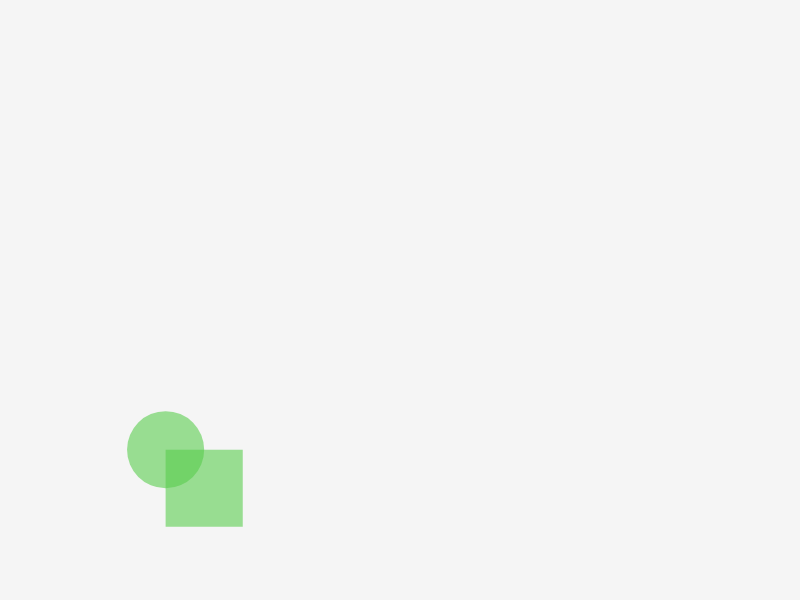
Frame 1 (no input)
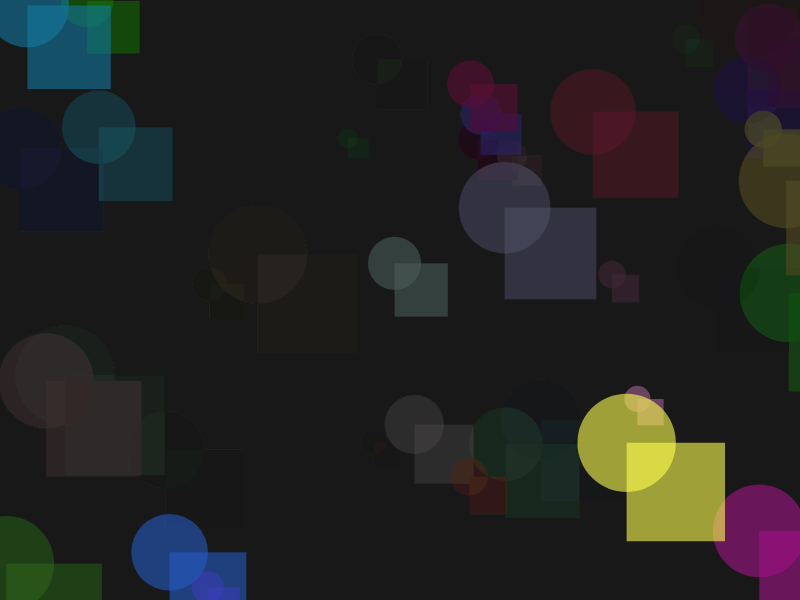
Frame 60 (no input)
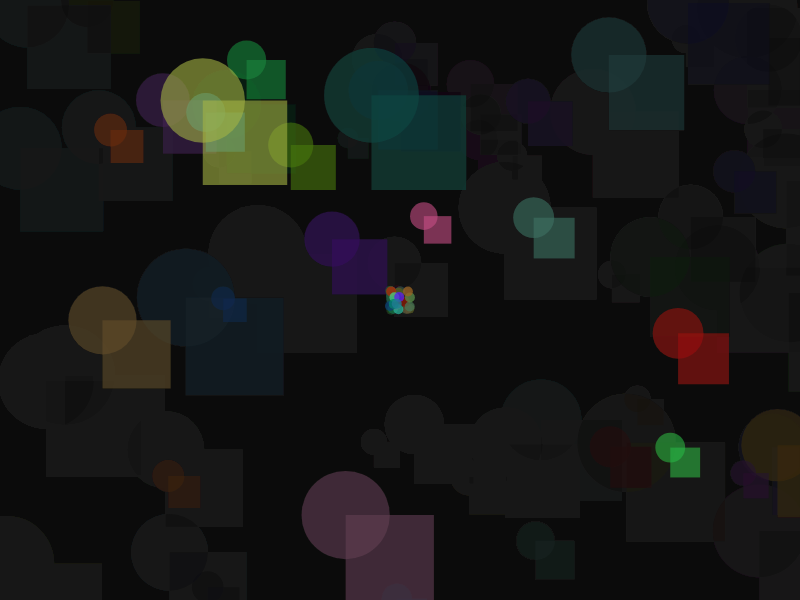
Frame 120 (the mouse pressed at the canvas centre since frame 60)

The p5.js sketch that drew these frames (run headless with seeded random() and noise() and a simulated clock; from frame 60 on, the mouse is pressed at the canvas centre):

// p5.js sketch
// ── sketch.js
function setup() {
  createCanvas(800, 600);
  noStroke();
}

function draw() {

  fill(0, 10); 
  rect(0, 0, width, height);
  
  let size = random(20, 100); 
  let x = random(width); 
  let y = random(height);

  fill(random(255), random(255), random(255), 150); 
  if (random() < 0.5) {
    ellipse(x, y, size, size); 
    rect(x, y, size, size); 
  }

  
  if (mouseIsPressed) {
    fill(random(255), random(255), random(255), 200); 
    ellipse(mouseX + random(-10, 10), mouseY + random(-10, 10), 10, 10); 
  }
}
